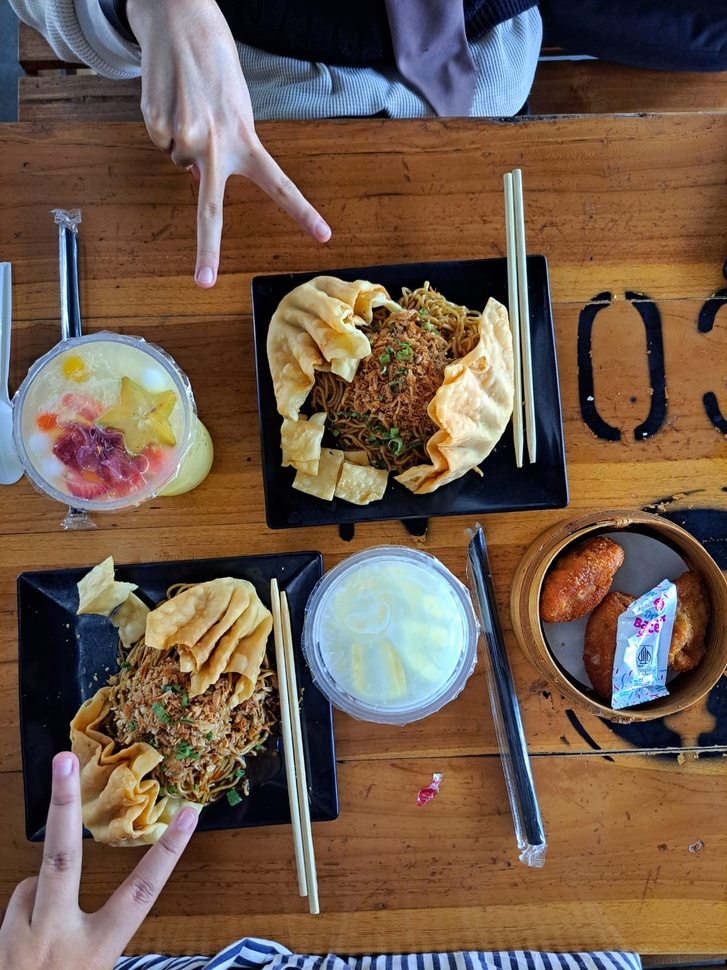
#> input picture sample2.jpg, 727 x 970 px, shrunk from 1200 x 1600 before the run, found by its file name
$ jupyter execute --allow-errors 'Tugas_PCD_Assigment2_1301200390_Raden Fasya Mazaya Putri.ipynb'   (shell and % lines are left out)
#> lines starting #> are read from the running program, lines starting #| are printed output that depends on the picture
---

**ASSIGNMENT 2**

**Image Transform : Haar Method**

NIM : 1301200390

Nama : Raden Fasya Mazaya Putri

---

Source (thanks to) [Maverick099](https://github.com/Maverick099/Haar-transform-using-python/tree/master)

[cell 1]
import matplotlib.pyplot as plt
import pywt.data
import cv2
import math as m
import numpy as np
from PIL import Image
import requests
from io import BytesIO

image = cv2.imread("/content/haartransform/sample2.jpg")
#> image is the input picture: shape (970, 727, 3); mean B, G, R 75.9, 91.9, 113
img = cv2.cvtColor(image, cv2.COLOR_BGR2GRAY)
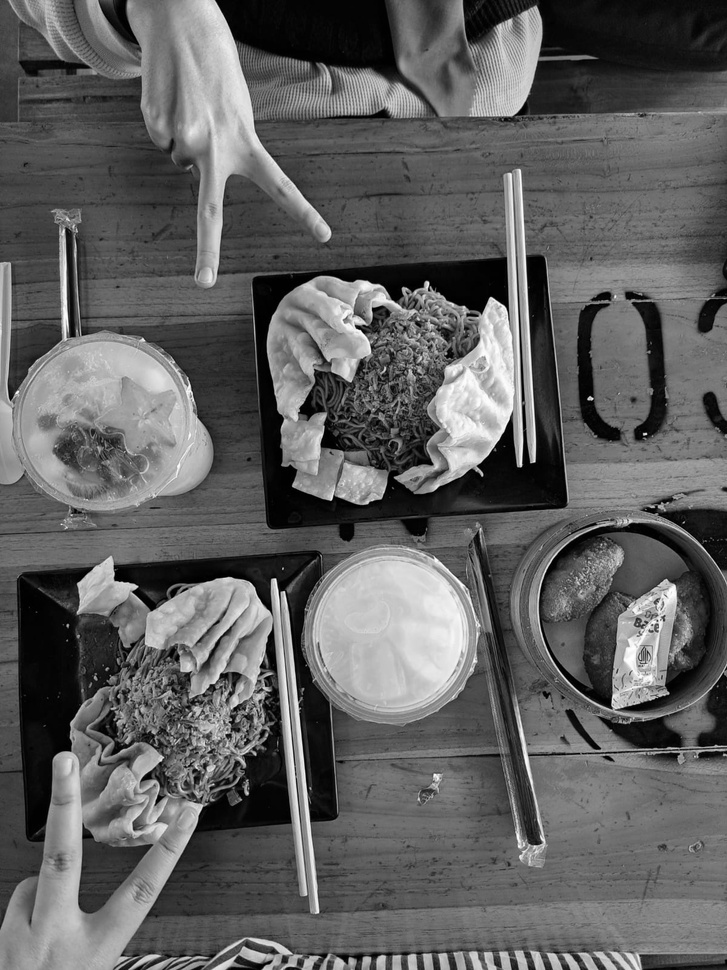
#> img: shape (970, 727); min 0, max 255, mean 96.4
img_array = np.float64(img)
img_array /= 255,

coeffs = pywt.dwt2(img_array, 'bior1.3')
LL, (LH, HL, HH) = coeffs
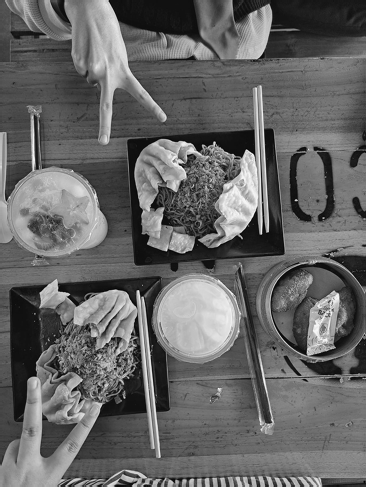
#> LL: shape (487, 366) float64; min -0.121, max 2.06, mean 0.755; drawn with min black and max white
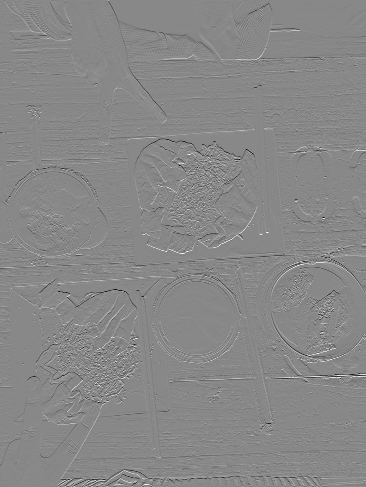
#> LH: shape (487, 366) float64; min -0.684, max 0.597, mean -0.000224; drawn with min black and max white
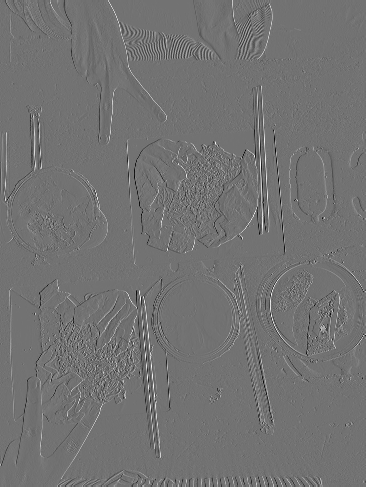
#> HL: shape (487, 366) float64; min -0.609, max 0.744, mean 0.000116; drawn with min black and max white
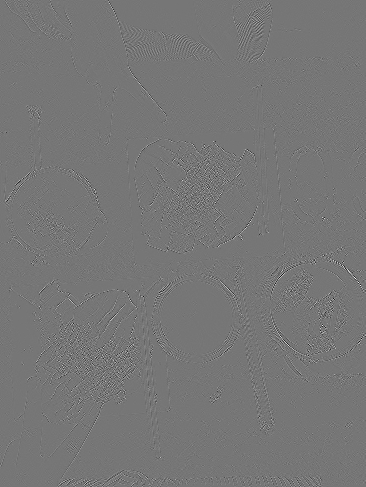
#> HH: shape (487, 366) float64; min -0.304, max 0.349, mean -1.62e-05; drawn with min black and max white
fig = plt.figure(figsize=(12, 4))
titles = ['Approximation', ' Horizontal detail',
          'Vertical detail', 'Diagonal detail']

#> (the rest of this cell did not finish here and is left out)
